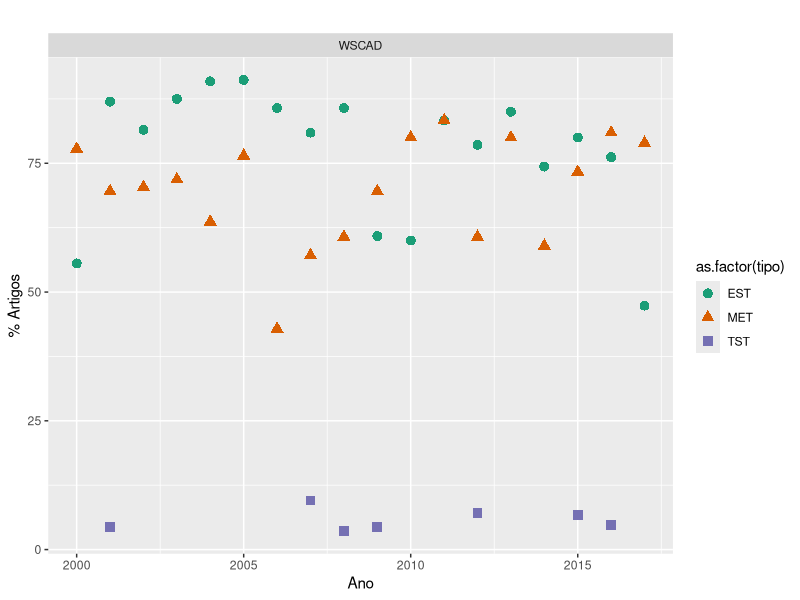
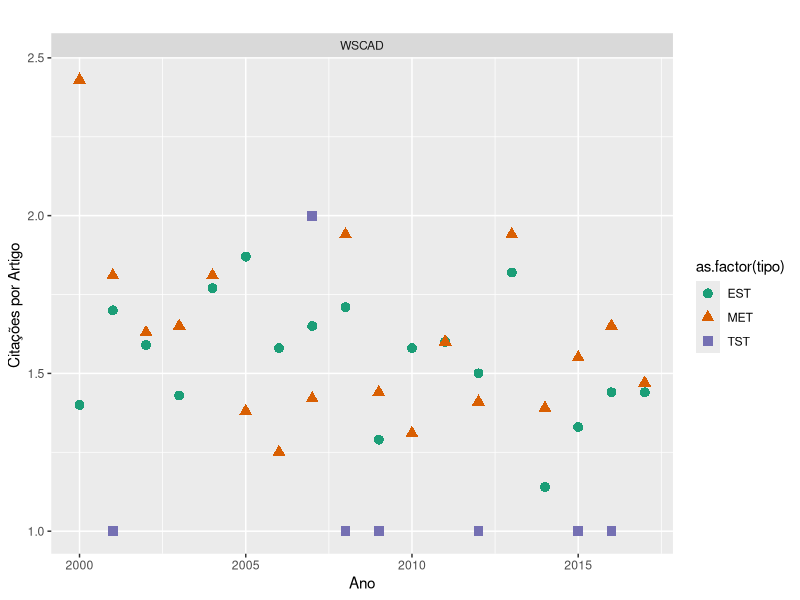

These charts were generated, in order, by the following R code: (Note: this script raises an error after producing the figures.)
## ---- chunk 1
knitr::opts_chunk$set(echo = TRUE)
## ---- chunk 2
citation()
citation("dplyr")
citation("tidyr")
citation("ggplot2")
citation("ggthemes")
## ---- chunk 3
#initialize packages
library(dplyr)
library(tidyr)


# Read csv data
df2 = read.csv("evento_tipo_ano.csv",  header=TRUE, sep=";") 

# Filtering only WSCAD conference
df2 = df2[df2$tipo!="EXT" & df2$evento=="WSCAD" ,] # filter only one category



# creates the relative frequency variable on data frame
df2 = df2 %>% 
     group_by(evento) %>% 
     mutate(freq_relat=n_art/total) %>%  
     mutate(freq_relat=round(freq_relat*100, 2))

# creates the citation ratio variable on data frame
df2 = df2 %>% 
     group_by(evento, tipo, ano) %>% 
     mutate(cit_ratio=n_ocur/n_art) %>%  
     mutate(cit_ratio=round(cit_ratio, 2))

# show data frame
df2


## ---- chunk 4

# parameters:
# vx - variable for x axxis
# vy - variable for y axxis
# lx - label for x axxis
# ly - label for y axxis
# gt - graphic tittle 

plot_gg <- function(vx, vy, lx, ly, gt)
{
  library(ggplot2)
  library(ggthemes)
  
  # initialize the graph with a shape for each value from TIPO
  graph = ggplot(data=df2, aes(x = vx, y = vy , shape=as.factor(tipo)))

  # set the color for each shape according to TIPO
  graph = graph + geom_point(aes(x = vx, y = vy , color=as.factor(tipo)), size=3)

  # set the x/y labels and graph types
  graph = graph + labs(x=lx, y=ly, title = gt)

  # set the graph side labels tittle 
  graph = graph  + scale_colour_brewer(palette="Dark2")

  # variable to pivot the graph
  graph = graph  + facet_wrap(~evento)
  
 # graph = graph  + geom_smooth(method=lm, se=FALSE, fullrange=TRUE)

  # plot the graph
  graph
  
}


## ---- chunk 5

plot_gg(df2$ano, df2$freq_relat, "Ano", "% Artigos", "")

## ---- chunk 6

plot_gg(df2$ano, df2$cit_ratio,  "Ano", "Citações por Artigo", "")

## ---- chunk 7
# Read raw csv data
df_raw = read.csv("resultados.csv",  header=TRUE, sep=";") 


# Filtering only WSCAD conference and EST type
df_est = df_raw[df_raw$evento=="WSCAD" & df_raw$tipo=="EST",] # filter only one category

df_est = df_est   %>% 
  group_by( ano , termo) %>% 
  summarise(n= n())
df_est = spread(df_est, termo, n)
df_est
## ---- chunk 8
# Filtering only WSCAD conference and MET type
df_met = df_raw[df_raw$evento=="WSCAD" & df_raw$tipo=="MET",] # filter only one category

df_met = df_met   %>% 
  group_by( ano , termo) %>% 
  summarise(n= n())
df_met = spread(df_met, termo, n)
df_met
## ---- chunk 9
# Filtering only WSCAD conference and TST type
df_tst = df_raw[df_raw$evento=="WSCAD" & df_raw$tipo=="TST",] # filter only one category

df_tst = df_tst   %>% 
  group_by( ano , termo) %>% 
  summarise(n= n())
df_tst = spread(df_tst, termo, n)
df_tst

## ---- chunk 10
# Filtering only WSCAD conference and just category of terms
df = df_raw[df_raw$evento=="WSCAD" ,] # filter only one category

df = df   %>% 
  group_by( ano , tipo) %>% 
  summarise(n= n())
df = spread(df, tipo, n)
df



## ---- chunk 11
# exists corrlation between year and citation rate? it increase over the years?
cor.test(df2$ano, df2$cit_ratio)

l_m <- lm(formula = df2$ano ~ df2$cit_ratio)

l_m

summary(l_m)

